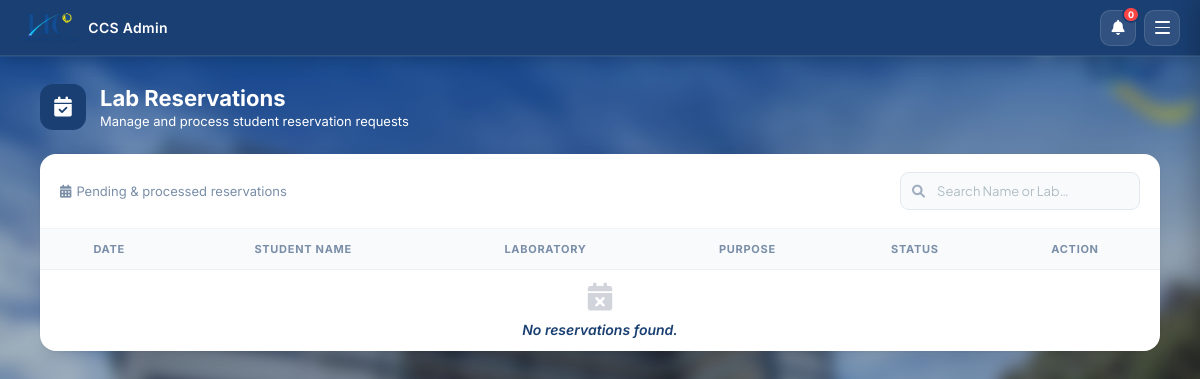
Before: /admin_reservations (signed in) with the older database file.
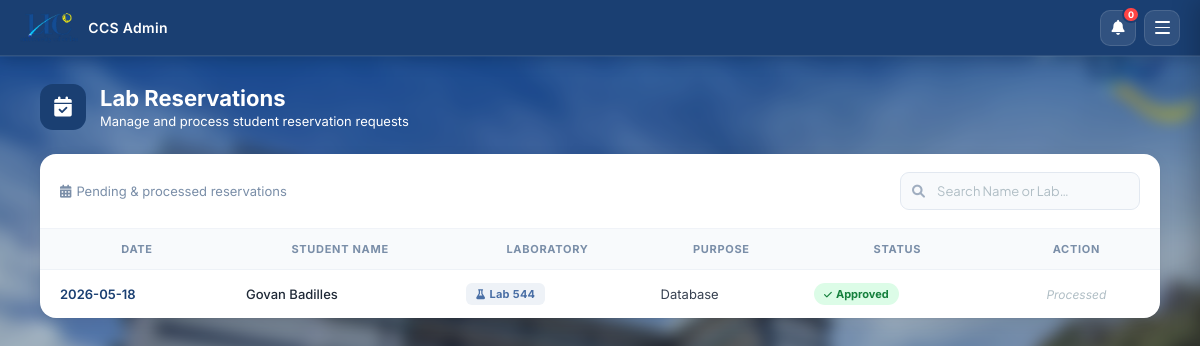
After: the same page with the newer database file.
### tables this page shows
CREATE TABLE reservations (
            id INTEGER PRIMARY KEY AUTOINCREMENT,
            id_number TEXT NOT NULL,
            res_date TEXT NOT NULL,
            res_lab TEXT NOT NULL,
            res_purpose TEXT NOT NULL,
            selected_pc TEXT DEFAULT '',
            res_time TEXT DEFAULT '',
            status TEXT DEFAULT 'Pending'
        );

CREATE TABLE users (
            id INTEGER PRIMARY KEY AUTOINCREMENT,
            id_number TEXT UNIQUE NOT NULL,
            lastname TEXT NOT NULL,
            firstname TEXT NOT NULL,
            middlename TEXT,
            course_level TEXT,
            password TEXT NOT NULL,
            email TEXT,
            course TEXT,
            address TEXT,
            role TEXT DEFAULT 'student',
            remaining_sessions INTEGER DEFAULT 30,
            profile_pic TEXT DEFAULT 'default_profile.png'
        );

### app.py (the view)
@app.route('/admin_reservations')
def admin_reservations():
    if 'user_id' not in session or session.get('role') != 'admin':
        return redirect(url_for('home'))
    conn = get_db_connection()
    cursor = conn.cursor()
    records = cursor.execute('''
        SELECT r.*, u.firstname, u.lastname
        FROM reservations r
        JOIN users u ON r.id_number = u.id_number
        ORDER BY r.id DESC
    ''').fetchall()
    conn.close()
    return render_template('admin_reservations.html', records=records)

### app.py (called while the page is built)
def get_db_connection():
    conn = sqlite3.connect('students.db')
    conn.row_factory = sqlite3.Row
    return conn

### templates/admin_reservations.html (shortened to what this page needs)
<!DOCTYPE html>
<html lang="en">
<head>
    <link rel="stylesheet" href="{{ url_for('static', filename='style.css') }}?v=16">
    <link rel="stylesheet" href="{{ url_for('static', filename='admin.css') }}?v=16">
    <link rel="stylesheet" href="https://cdnjs.cloudflare.com/ajax/libs/font-awesome/6.0.0/css/all.min.css">
</head>
<body class="admin-page">
    <nav class="navbar">
        <div class="nav-left">
            <img src="{{ url_for('static', filename='images/uclogonav.png') }}" alt="UC Logo">
            <span class="nav-brand">CCS Admin</span>
        </div>
        <div class="nav-right">
            <div class="notif-wrapper" id="notifWrapper">
                <button class="notif-bell-btn" id="notifBellBtn" onclick="toggleNotifDropdown(event)" title="Notifications">
                    <i class="fas fa-bell"></i>
                    <span class="notif-badge" id="notifBadge" style="display:none;">0</span>
                </button>
            </div>
            <button class="hamburger-btn" id="hamburgerBtn" onclick="toggleSidebar()">
                <span></span><span></span><span></span>
            </button>
        </div>
    </nav>
    <div class="admin-container">
        <div class="page-header">
            <div class="page-header-icon"><i class="fas fa-calendar-check"></i></div>
            <div>
                <h1 style="color: white;" >Lab Reservations</h1>
                <p style="color: white;">Manage and process student reservation requests</p>
            </div>
        </div>
        <div class="card">
            <div class="table-toolbar">
                <div style="font-size: 13px; color: #7a8ea8;">
                    <i class="fas fa-calendar-alt" style="margin-right: 5px;"></i>Pending & processed reservations
                </div>
                <div class="search-box">
                    <input type="text" id="searchReservation" onkeyup="filterReservations()" placeholder="Search Name or Lab…">
                </div>
            </div>
            <div style="overflow-x: auto;">
                <table class="modern-table">
                    <thead>
                        <tr>
                            <th>Date</th>
                            <th>Student Name</th>
                            <th>Laboratory</th>
                            <th>Purpose</th>
                            <th>Status</th>
                            <th style="text-align:center;">Action</th>
                        </tr>
                    </thead>
                    <tbody>
                        {% for row in records %}
                        <tr>
                            <td style="font-weight: 600;">{{ row['res_date'] }}</td>
                            <td><span class="student-name">{{ row['firstname'] }} {{ row['lastname'] }}</span></td>
                            <td><span class="lab-badge"><i class="fas fa-flask" style="font-size:10px;margin-right:4px;"></i>{{ row['res_lab'] }}</span></td>
                            <td>{{ row['res_purpose'] }}</td>
                            <td>
                                {% if row['status'] == 'Pending' %}
                                    <span class="status-badge status-pending"><i class="fas fa-clock" style="font-size:9px;margin-right:4px;"></i>Pending</span>
                                {% elif row['status'] == 'Approved' %}
                                    <span class="status-badge status-approved"><i class="fas fa-check" style="font-size:9px;margin-right:4px;"></i>Approved</span>
                                {% else %}
                                    <span class="status-badge status-declined"><i class="fas fa-times" style="font-size:9px;margin-right:4px;"></i>Declined</span>
                                {% endif %}
                            </td>
                            <td>
                                {% if row['status'] == 'Pending' %}
                                    <div class="actions-cell">
                                        <form action="/process_reservation/{{ row['id'] }}/approve" method="POST" style="display:inline;">
                                            <button type="submit" class="action-btn action-approve" title="Approve">
                                                <i class="fas fa-check"></i> Approve
                                            </button>
                                        </form>
                                        <form action="/process_reservation/{{ row['id'] }}/decline" method="POST" style="display:inline;" onsubmit="return confirm('Decline this reservation?');">
                                            <button type="submit" class="action-btn action-decline" title="Decline">
                                                <i class="fas fa-times"></i> Decline
                                            </button>
                                        </form>
                                    </div>
                                {% else %}
                                    <span style="font-size: 12px; color: #b0bec5; font-style: italic;">Processed</span>
                                {% endif %}
                            </td>
                        </tr>
                        {% else %}
                        <tr class="empty-row">
                            <td colspan="6">
                                <i class="fas fa-calendar-times" style="display:block; font-size: 28px; margin-bottom: 10px; color: #d1d5db;"></i>
                                No reservations found.
                            </td>
                        </tr>
                        {% endfor %}
                    </tbody>
                </table>
            </div>
        </div>
    </div>
</body>
</html>

### static/style.css (style rules this page uses)
* { box-sizing: border-box; margin: 0; padding: 0; font-family: 'Inter', 'Segoe UI', Tahoma, Geneva, Verdana, sans-serif; }
html { scroll-behavior: smooth; }
body { background-color: #EBEBEB; }
.navbar { background-color: rgba(21, 76, 121, 0.95); padding: 15px 30px; display: flex; justify-content: space-between; align-items: center; color: white; box-shadow: 0 2px 5px rgba(0,0,0,0.2); position: fixed; top: 0; left: 0; width: 100% !important; z-index: 9999; }
body { padding-top: 80px; }

### static/admin.css (style rules this page uses)
body.admin-page { margin: 0; display: flex; flex-direction: column; position: relative; font-family: sans-serif; }
body.admin-page::before { content: ""; position: fixed; top: -20px; left: -20px; right: -20px; bottom: -20px; background-image: url('/static/images/ucbackground.jpg'); background-size: cover; background-position: center; background-repeat: no-repeat; filter: blur(8px) brightness(0.8); z-index: -1; }
.admin-container { flex: 1; display: flex; justify-content: center; align-items: flex-start; z-index: 1; padding: 40px 24px 50px; min-height: calc(100vh - 54px); box-sizing: border-box; }
.navbar { position: fixed; top: 0; left: 0; width: 100%; box-sizing: border-box; z-index: 9999; background: rgba(27, 79, 138, 0.85); backdrop-filter: blur(15px); border-bottom: 1px solid rgba(255, 255, 255, 0.1); display: flex; justify-content: space-between; align-items: center; padding: 15px 40px; }

Changed rows visible on the page:
added reservations: res_date "2026-05-18", firstname "Govan", lastname "Badilles", res_lab "Lab 544", res_purpose "Database", status "Approved" (drawn)
Other visible differences:
text no longer shown: "No reservations found."
